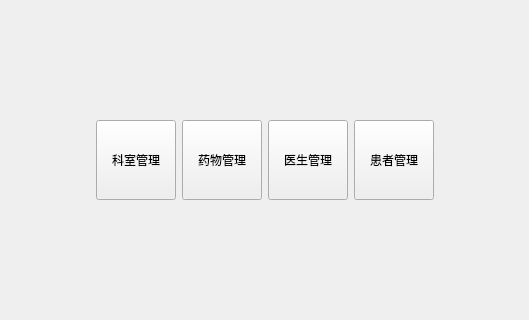
<?xml version="1.0" encoding="UTF-8"?>
<ui version="4.0">
 <class>WelcomeView</class>
 <widget class="QWidget" name="WelcomeView">
  <property name="geometry">
   <rect>
    <x>0</x>
    <y>0</y>
    <width>529</width>
    <height>320</height>
   </rect>
  </property>
  <property name="windowTitle">
   <string>欢迎</string>
  </property>
  <layout class="QGridLayout" name="gridLayout">
   <item row="1" column="0">
    <spacer name="horizontalSpacer">
     <property name="orientation">
      <enum>Qt::Horizontal</enum>
     </property>
     <property name="sizeHint" stdset="0">
      <size>
       <width>77</width>
       <height>20</height>
      </size>
     </property>
    </spacer>
   </item>
   <item row="1" column="1" rowspan="2">
    <layout class="QHBoxLayout" name="horizontalLayout">
     <item>
      <widget class="QPushButton" name="departManager">
       <property name="enabled">
        <bool>true</bool>
       </property>
       <property name="sizePolicy">
        <sizepolicy hsizetype="Minimum" vsizetype="Fixed">
         <horstretch>0</horstretch>
         <verstretch>0</verstretch>
        </sizepolicy>
       </property>
       <property name="minimumSize">
        <size>
         <width>0</width>
         <height>80</height>
        </size>
       </property>
       <property name="text">
        <string>科室管理</string>
       </property>
      </widget>
     </item>
     <item>
      <widget class="QPushButton" name="medicinesManager">
       <property name="minimumSize">
        <size>
         <width>0</width>
         <height>80</height>
        </size>
       </property>
       <property name="text">
        <string>药物管理</string>
       </property>
      </widget>
     </item>
     <item>
      <widget class="QPushButton" name="doctorManager">
       <property name="minimumSize">
        <size>
         <width>0</width>
         <height>80</height>
        </size>
       </property>
       <property name="text">
        <string>医生管理</string>
       </property>
      </widget>
     </item>
     <item>
      <widget class="QPushButton" name="patientManager">
       <property name="minimumSize">
        <size>
         <width>0</width>
         <height>80</height>
        </size>
       </property>
       <property name="text">
        <string>患者管理</string>
       </property>
      </widget>
     </item>
    </layout>
   </item>
   <item row="2" column="2">
    <spacer name="horizontalSpacer_2">
     <property name="orientation">
      <enum>Qt::Horizontal</enum>
     </property>
     <property name="sizeHint" stdset="0">
      <size>
       <width>76</width>
       <height>20</height>
      </size>
     </property>
    </spacer>
   </item>
   <item row="3" column="0">
    <spacer name="verticalSpacer">
     <property name="orientation">
      <enum>Qt::Vertical</enum>
     </property>
     <property name="sizeHint" stdset="0">
      <size>
       <width>20</width>
       <height>50</height>
      </size>
     </property>
    </spacer>
   </item>
   <item row="0" column="0">
    <spacer name="verticalSpacer_2">
     <property name="orientation">
      <enum>Qt::Vertical</enum>
     </property>
     <property name="sizeHint" stdset="0">
      <size>
       <width>20</width>
       <height>51</height>
      </size>
     </property>
    </spacer>
   </item>
  </layout>
 </widget>
 <resources/>
 <connections/>
</ui>
